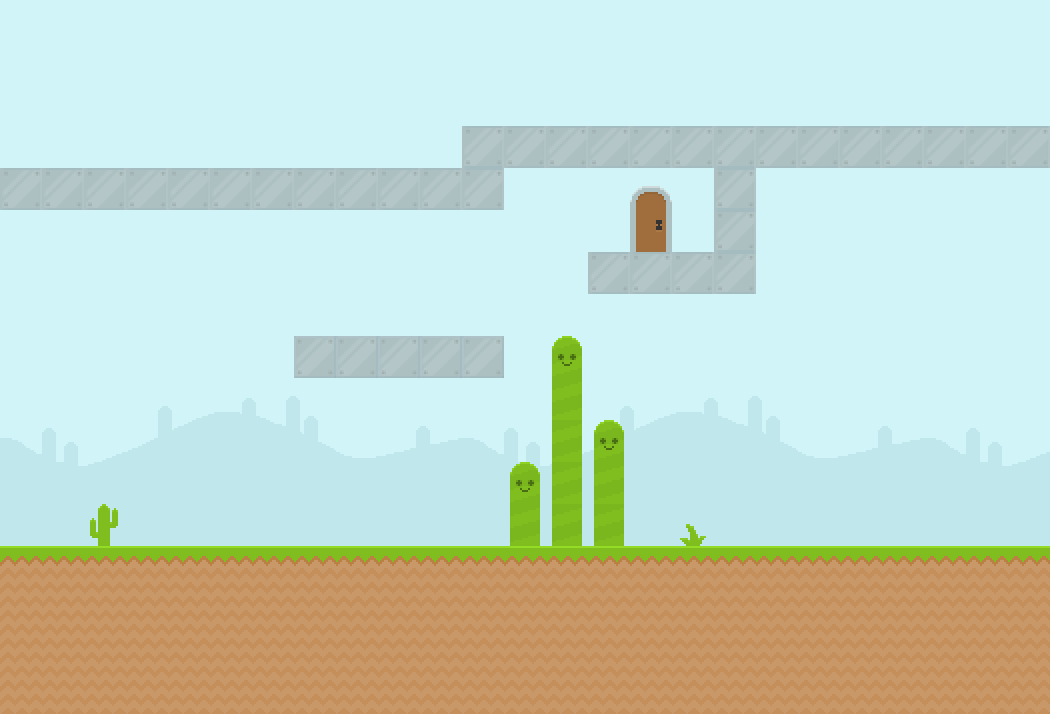

Rendered tile map (Tiled .tmx) drawn with the repository's tilesets; below, a short description and the full map source, tile grids included:
An orthogonal 25x17 tile map with 42x42 px tiles, 2 tile layers (background, foreground) and 8 objects (6x box, player, diamond).

<map version="1.0" tiledversion="1.0.2" orientation="orthogonal" renderorder="right-down" width="25" height="17" tilewidth="42" tileheight="42" nextobjectid="17">
 <tileset firstgid="1" source="tileset.tsx" />
 <layer name="background" width="25" height="17">
  <data encoding="csv">
238,238,238,238,238,238,238,238,238,238,238,238,238,238,238,238,238,238,238,238,238,238,238,238,238,
238,238,238,238,238,238,238,238,238,238,238,238,238,238,238,238,238,238,238,238,238,238,238,238,238,
238,238,238,238,238,238,238,238,238,238,238,238,238,238,238,238,238,238,238,238,238,238,238,238,238,
238,238,238,238,238,238,238,238,238,238,238,238,238,238,238,238,238,238,238,238,238,238,238,238,238,
238,238,238,238,238,238,238,238,238,238,238,238,238,238,238,238,238,238,238,238,238,238,238,238,238,
238,238,238,238,238,238,238,238,238,238,238,238,238,238,238,238,238,238,238,238,238,238,238,238,238,
238,238,238,238,238,238,238,238,238,238,238,238,238,238,238,238,238,238,238,238,238,238,238,238,238,
238,238,238,238,238,238,238,238,238,238,238,238,238,238,238,238,238,238,238,238,238,238,238,238,238,
238,238,238,238,238,238,238,238,238,238,238,238,238,238,238,238,238,238,238,238,238,238,238,238,238,
230,231,232,233,234,235,236,237,238,239,240,230,231,232,233,234,235,236,237,238,239,240,230,231,232,
260,261,262,263,264,265,266,267,268,269,270,260,261,262,263,264,265,266,267,268,269,270,260,261,262,
290,291,292,293,294,295,296,297,298,299,300,290,291,292,293,294,295,296,297,298,299,300,290,291,292,
296,296,296,296,296,296,296,296,296,296,296,296,296,296,296,296,296,296,296,296,296,296,296,296,296,
296,296,296,296,296,296,296,296,296,296,296,296,296,296,296,296,296,296,296,296,296,296,296,296,296,
296,296,296,296,296,296,296,296,296,296,296,296,296,296,296,296,296,296,296,296,296,296,296,296,296,
296,296,296,296,296,296,296,296,296,296,296,296,296,296,296,296,296,296,296,296,296,296,296,296,296,
296,296,296,296,296,296,296,296,296,296,296,296,296,296,296,296,296,296,296,296,296,296,296,296,296
</data>
 </layer>
 <layer name="foreground" width="25" height="17">
  <data encoding="csv">
0,0,0,0,0,0,0,0,0,0,0,0,0,0,0,0,0,0,0,0,0,0,0,0,0,
0,0,0,0,0,0,0,0,0,0,0,0,0,0,0,0,0,0,0,0,0,0,0,0,0,
0,0,0,0,0,0,0,0,0,0,0,0,0,0,0,0,0,0,0,0,0,0,0,0,0,
0,0,0,0,0,0,0,0,0,0,0,906,906,906,906,906,906,906,906,906,906,906,906,906,906,
906,906,906,906,906,906,906,906,906,906,906,906,0,0,0,167,0,906,0,0,0,0,0,0,0,
0,0,0,0,0,0,0,0,0,0,0,0,0,0,0,168,0,906,0,0,0,0,0,0,0,
0,0,0,0,0,0,0,0,0,0,0,0,0,0,906,906,906,906,0,0,0,0,0,0,0,
0,0,0,0,0,0,0,0,0,0,0,0,0,0,0,0,0,0,0,0,0,0,0,0,0,
0,0,0,0,0,0,0,901,901,901,901,901,0,197,0,0,0,0,0,0,0,0,0,0,0,
0,0,0,0,0,0,0,0,0,0,0,0,0,227,0,0,0,0,0,0,0,0,0,0,0,
0,0,0,0,0,0,0,0,0,0,0,0,0,227,197,0,0,0,0,0,0,0,0,0,0,
0,0,0,0,0,0,0,0,0,0,0,0,197,227,227,0,0,0,0,0,0,0,0,0,0,
0,0,19,0,0,0,0,0,0,0,0,0,227,227,227,0,18,0,0,0,0,0,0,0,0,
124,124,124,124,124,124,124,124,124,124,124,124,124,124,124,124,124,124,124,124,124,124,124,124,124,
153,153,153,153,153,153,153,153,153,153,153,153,153,153,153,153,153,153,153,153,153,153,153,153,153,
153,153,153,153,153,153,153,153,153,153,153,153,153,153,153,153,153,153,153,153,153,153,153,153,153,
153,153,153,153,153,153,153,153,153,153,153,153,153,153,153,153,153,153,153,153,153,153,153,153,153
</data>
 </layer>
 <objectgroup name="objects">
  <object id="2" name="player" type="player" x="376.667" y="479" width="44" height="48" />
  <object id="4" name="box" type="box" x="538.667" y="494.667" width="40" height="41.3333" />
  <object id="10" name="box" type="box" x="452" y="479.333" width="40" height="41.3333" />
  <object id="11" name="box" type="box" x="306.334" y="487.667" width="40" height="41.3333" />
  <object id="13" name="box" type="box" x="238.667" y="216.667" width="40" height="41.3333" />
  <object id="14" name="box" type="box" x="594.667" y="298.667" width="40" height="41.3333" />
  <object id="15" name="box" type="box" x="543.667" y="173.667" width="40" height="41.3333" />
  <object id="16" name="diamond" x="603" y="357" width="36" height="38" />
 </objectgroup>
</map>
